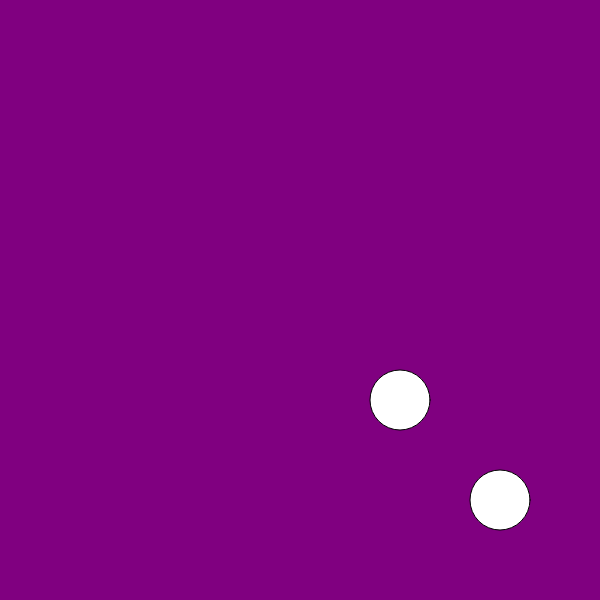
Frame 1 (no input)
Frame 60 (no input): identical to frame 1, image omitted
Frame 120 (the mouse pressed at the canvas centre since frame 60): identical to frame 1, image omitted

The p5.js sketch that drew this single still picture (run headless with seeded random() and noise() and a simulated clock; from frame 60 on, the mouse is pressed at the canvas centre):

// p5.js sketch
// ── sketch.js

function setup() {
  createCanvas(600, 600);
}

function draw(){
	background("purple");
  ellipse(500, 500, 60, 60)
  ellipse(400, 400, 60, 60)

}
